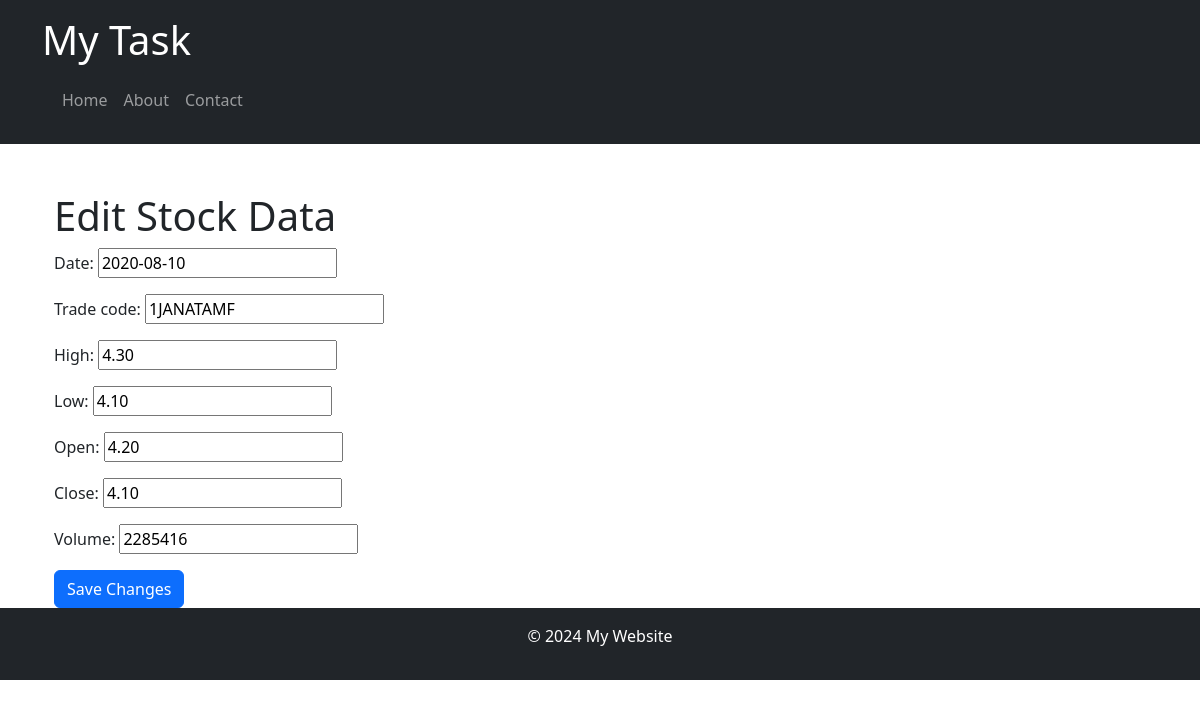
The page /stock-data/1/edit/ on the database as committed earlier.
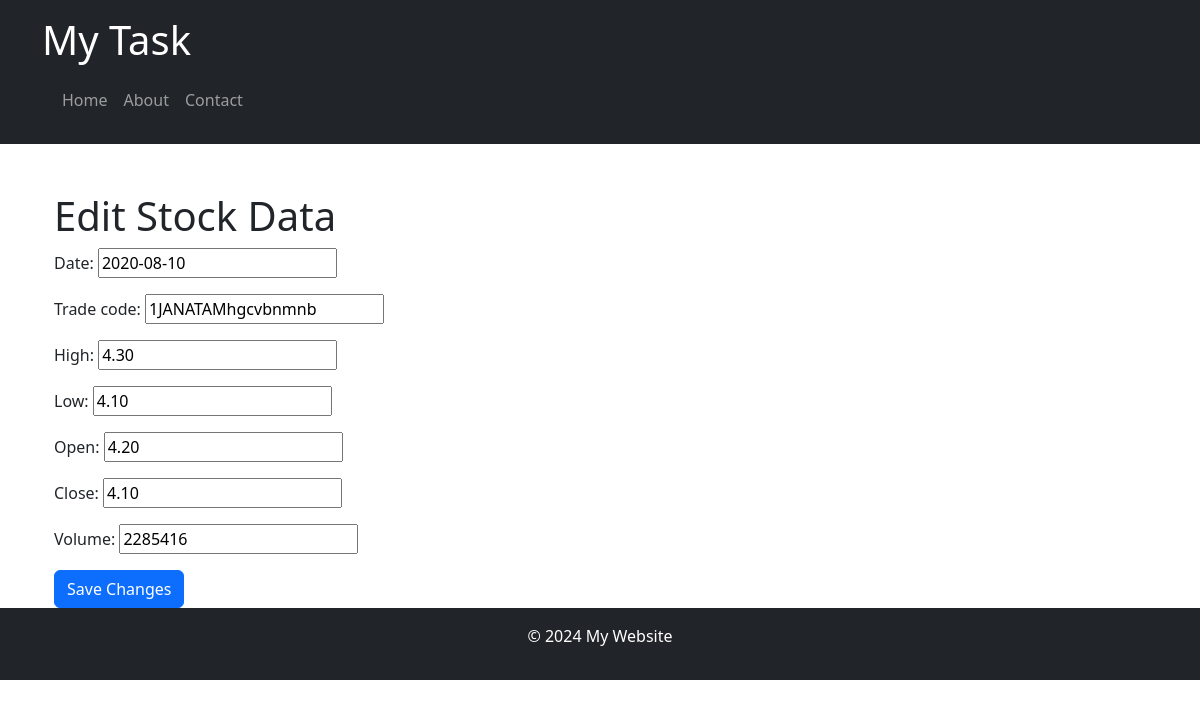
The same page on the database as committed later.
### task/models.py (models this page shows, shortened)
class StockData(models.Model):
    date = models.DateField()
    trade_code = models.CharField(max_length=100)
    high = models.DecimalField(max_digits=10, decimal_places=2)
    low = models.DecimalField(max_digits=10, decimal_places=2)
    open = models.DecimalField(max_digits=10, decimal_places=2)
    close = models.DecimalField(max_digits=10, decimal_places=2)
    volume = models.IntegerField()

### task/views.py (the view)
# urls.py: path('stock-data/<int:pk>/edit/', edit_stock_data_view, name='edit_stock_data'),
def edit_stock_data_view(request, pk):
    stock_data = get_object_or_404(StockData, pk=pk)
    if request.method == 'POST':
        form = StockDataForm(request.POST, instance=stock_data)
        if form.is_valid():
            form.save()
            return redirect('task:stock_data')
    else:
        form = StockDataForm(instance=stock_data)
    return render(request, 'task/edit_stock_data.html', {'form': form})

### task/forms.py
class StockDataForm(forms.ModelForm):
    class Meta:
        model = StockData
        fields = ['date', 'trade_code', 'high', 'low', 'open', 'close', 'volume']

### task/templates/task/edit_stock_data.html (shortened to what this page needs)
{% extends "base.html" %}
{% block content %}
<div class="container">
    <h1 class="mt-5">Edit Stock Data</h1>
    <form method="post">
        {{ form.as_p }}
        <button type="submit" class="btn btn-primary">Save Changes</button>
    </form>
</div>
{% endblock %}

### templates/base.html (shortened to what this page needs)
<!DOCTYPE html>
<html lang="en">
<head>
    <link rel="stylesheet" href="https://cdn.jsdelivr.net/npm/bootstrap@5.3.2/dist/css/bootstrap.min.css">
</head>
<body>
    <header class="p-3 bg-dark text-white">
        <div class="container">
            <h1>{% block header %}My Task{% endblock %}</h1>
            <nav class="navbar navbar-expand-lg navbar-dark">
                <div class="container-fluid">
                    <div class="collapse navbar-collapse" id="navbarNav">
                        <ul class="navbar-nav">
                            <li class="nav-item">
                                <a class="nav-link" href="#">Home</a>
                            </li>
                            <li class="nav-item">
                                <a class="nav-link" href="#">About</a>
                            </li>
                            <li class="nav-item">
                                <a class="nav-link" href="#">Contact</a>
                            </li>
                        </ul>
                    </div>
                </div>
            </nav>
        </div>
    </header>
    <main>
        <div class="container mt-4">
            {% block content %}
            {% endblock %}
        </div>
    </main>
    <footer class="p-3 bg-dark text-white">
        <div class="container text-center">
            <p>&copy; 2024 My Website</p>
        </div>
    </footer>
</body>
</html>

Rows that differ between the two databases and show on the page:
changed StockData: trade_code "1JANATAMF" → "1JANATAMhgcvbnmnb"
